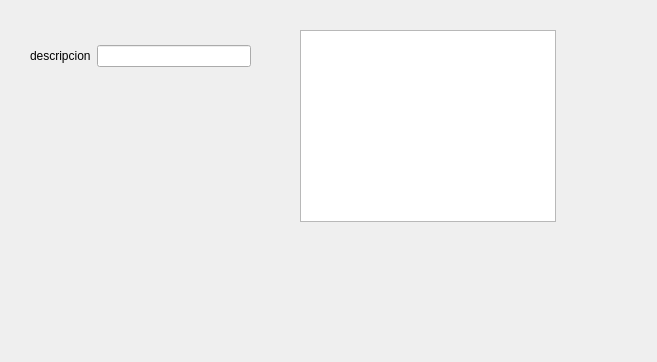
<?xml version="1.0" encoding="UTF-8"?>
<ui version="4.0">
<class>ui_search_marca</class>
<widget class="QWidget" name="ui_search_marca">
  <property name="geometry">
   <rect>
    <x>0</x>
    <y>0</y>
    <width>657</width>
    <height>362</height>
   </rect>
  </property>
  <property name="windowTitle">
   <string>SearchForm</string>
  </property>
  <widget class="QWidget" name="gridLayoutWidget">
   <property name="geometry">
    <rect>
     <x>30</x>
     <y>30</y>
     <width>221</width>
     <height>53</height>
    </rect>
   </property>
   <layout class="QGridLayout" name="gridLayout">
<item row="1" column ="0">
<widget class="QLabel" name="l_descripcion">
<property name="text">
<string>descripcion</string>
</property>
</widget>
</item>
<item row="1" column="1">
<widget class="LineEdit" name="le_descripcion"/>
</item>
  </layout>
  </widget>
  <widget class="QTableView" name="tableView">
   <property name="geometry">
    <rect>
     <x>300</x>
     <y>30</y>
     <width>256</width>
     <height>192</height>
    </rect>
   </property>
  </widget>
 </widget>
 <customwidgets>
  <customwidget>
   <class>LineEdit</class>
   <extends>QLineEdit</extends>
   <header>lineedit.h</header>
  </customwidget>
 </customwidgets>
 <resources/>
 <connections/>
</ui>
